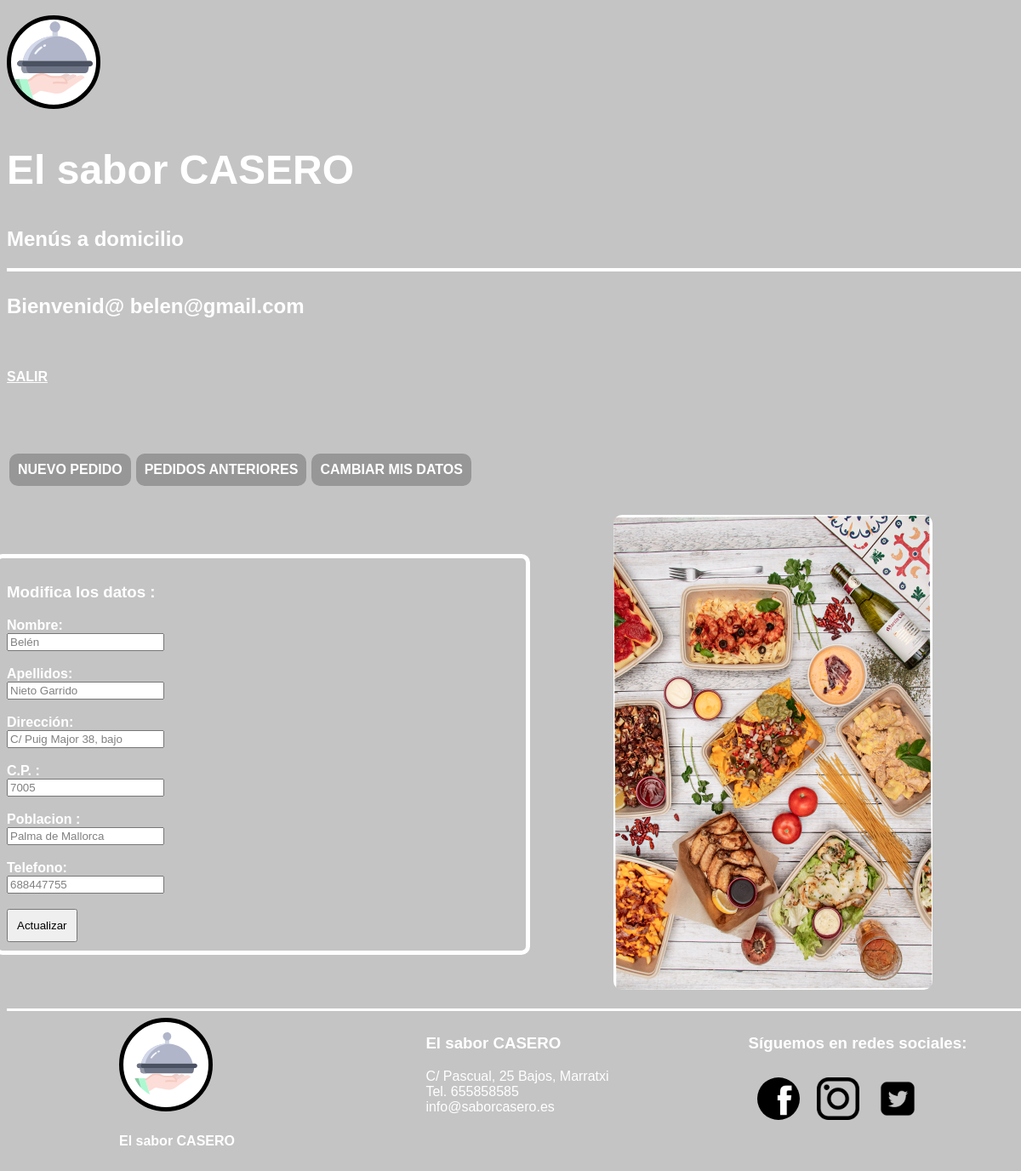
The page /clientes/cambiar_datos_cliente.php (signed in) on the database its author committed.
### tables this page shows
CREATE TABLE `usuarios` (
  `id_usuario` int(11) NOT NULL,
  `email` varchar(127) NOT NULL,
  `clave` varchar(255) DEFAULT 'NULL',
  `nombre` varchar(127) DEFAULT 'NULL',
  `apellidos` varchar(127) DEFAULT 'NULL',
  `direccion` varchar(127) DEFAULT 'NULL',
  `cp` int(11) DEFAULT NULL,
  `poblacion` varchar(127) DEFAULT 'NULL',
  `provincia` varchar(63) DEFAULT '''Baleares''',
  `tlf` varchar(31) DEFAULT 'NULL',
  `id_rol` int(11) DEFAULT NULL
);

### clientes/script/cambiar_datos.php (the view, shortened to what this page needs)
<?php
include("../pdo/conex.php");
try {
    $registros=$base->prepare("SELECT * FROM usuarios WHERE email='$user'");
    $registros->execute();
    $devuelve = $registros->fetch(PDO::FETCH_ASSOC);
    echo "<form action='";
    echo $_SERVER['PHP_SELF'];
    echo "' method='POST'>";
    echo "<h3>Modifica los datos :</h3>";
    echo "<label style=font-weight:bold>Nombre:</label><br>";
    echo " <input style=color:grey type='text' name='nombre' value='" . $devuelve['nombre']  . "'><br>";
    echo "<br>";
    echo "<label style=font-weight:bold>Apellidos:</label><br>";
    echo " <input style=color:grey type='text' name='apellidos' value='" . $devuelve['apellidos']  . "'><br>";
    echo "<br>";
    echo "<label style=font-weight:bold>Dirección:</label><br>";
    echo " <input style=color:grey type='text' name='direccion' value='" . $devuelve['direccion']  . "'><br>";
    echo "<br>";
    echo "<label style=font-weight:bold>C.P. :</label><br>";
    echo " <input style=color:grey type='text' name='cp' value='" . $devuelve['cp']  . "'><br>";
    echo "<br>";
    echo "<label style=font-weight:bold>Poblacion :</label><br>";
    echo " <input style=color:grey type='text' name='poblacion' value='" . $devuelve['poblacion']  . "'><br>";
    echo "<br>";
    echo "<label style=font-weight:bold>Telefono:</label><br>";
    echo " <input style=color:grey type='text' name='tel' value='" . $devuelve['tlf']  . "'><br>";
    echo "<br>";
    echo "<button type='submit' name='enviar' style=padding:10px>Actualizar</button>";
    echo "</form>";
  }catch(Exception $e){
      echo "la línea de error es: " . $e->getLine();
  }finally {
    $base=null;
}

### css/main.css (style rules this page uses)
body { background-color: #C4C4C4; color: white; font-family: sans-serif; }

### rows shown on the page
usuarios: nombre "Belén", apellidos "Nieto Garrido", direccion "C/ Puig Major 38, bajo", cp "7005", poblacion "Palma de Mallorca", tel "688447755"

### other values the page prints
$user "belen@gmail.com"
